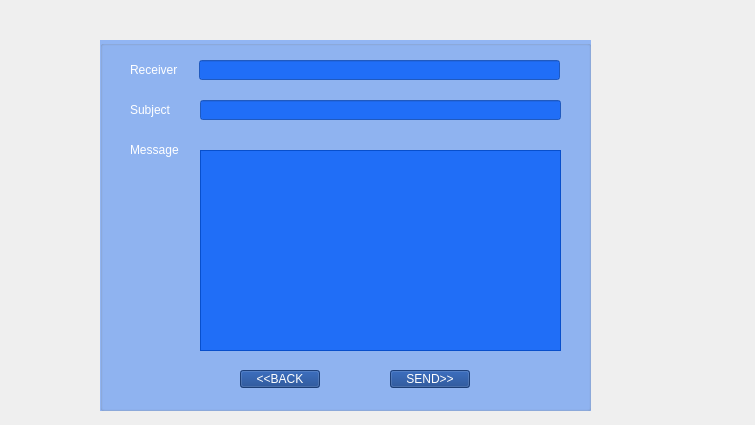
<?xml version="1.0" encoding="UTF-8"?>
<ui version="4.0">
 <class>Qsend</class>
 <widget class="QWidget" name="Qsend">
  <property name="geometry">
   <rect>
    <x>0</x>
    <y>0</y>
    <width>755</width>
    <height>425</height>
   </rect>
  </property>
  <property name="windowTitle">
   <string>Form</string>
  </property>
  <property name="styleSheet">
   <string notr="true">background-image: url(:/new/prefix1/1.jpg);</string>
  </property>
  <widget class="QGroupBox" name="sending">
   <property name="geometry">
    <rect>
     <x>100</x>
     <y>40</y>
     <width>491</width>
     <height>371</height>
    </rect>
   </property>
   <property name="styleSheet">
    <string notr="true">#sending{background-color: rgba(0, 93, 250, 100);}</string>
   </property>
   <property name="title">
    <string/>
   </property>
   <widget class="QLabel" name="label_5">
    <property name="geometry">
     <rect>
      <x>30</x>
      <y>10</y>
      <width>51</width>
      <height>41</height>
     </rect>
    </property>
    <property name="styleSheet">
     <string notr="true">font: 12pt &quot;Comic Sans MS&quot;;
color: rgb(255, 255, 255);</string>
    </property>
    <property name="text">
     <string>Receiver</string>
    </property>
    <property name="textFormat">
     <enum>Qt::RichText</enum>
    </property>
    <property name="scaledContents">
     <bool>false</bool>
    </property>
    <property name="wordWrap">
     <bool>false</bool>
    </property>
    <property name="openExternalLinks">
     <bool>false</bool>
    </property>
   </widget>
   <widget class="QLineEdit" name="to">
    <property name="geometry">
     <rect>
      <x>99</x>
      <y>20</y>
      <width>361</width>
      <height>20</height>
     </rect>
    </property>
    <property name="styleSheet">
     <string notr="true">background-color: rgba(1, 91, 249, 200);
color: rgb(255, 255, 255);</string>
    </property>
   </widget>
   <widget class="QLabel" name="label_6">
    <property name="geometry">
     <rect>
      <x>30</x>
      <y>50</y>
      <width>51</width>
      <height>41</height>
     </rect>
    </property>
    <property name="styleSheet">
     <string notr="true">font: 12pt &quot;Comic Sans MS&quot;;
color: rgb(255, 255, 255);</string>
    </property>
    <property name="text">
     <string>Subject</string>
    </property>
    <property name="textFormat">
     <enum>Qt::RichText</enum>
    </property>
    <property name="scaledContents">
     <bool>false</bool>
    </property>
    <property name="wordWrap">
     <bool>false</bool>
    </property>
    <property name="openExternalLinks">
     <bool>false</bool>
    </property>
   </widget>
   <widget class="QLabel" name="label_7">
    <property name="geometry">
     <rect>
      <x>30</x>
      <y>90</y>
      <width>51</width>
      <height>41</height>
     </rect>
    </property>
    <property name="styleSheet">
     <string notr="true">font: 12pt &quot;Comic Sans MS&quot;;
color: rgb(255, 255, 255);</string>
    </property>
    <property name="text">
     <string>Message</string>
    </property>
    <property name="textFormat">
     <enum>Qt::RichText</enum>
    </property>
    <property name="scaledContents">
     <bool>false</bool>
    </property>
    <property name="wordWrap">
     <bool>false</bool>
    </property>
    <property name="openExternalLinks">
     <bool>false</bool>
    </property>
   </widget>
   <widget class="QPushButton" name="sendButton">
    <property name="geometry">
     <rect>
      <x>290</x>
      <y>330</y>
      <width>80</width>
      <height>18</height>
     </rect>
    </property>
    <property name="styleSheet">
     <string notr="true">font: 700 9pt &quot;System&quot;;
background-color: rgba(12, 57, 134, 200);
color: rgb(255, 255, 255);</string>
    </property>
    <property name="text">
     <string>SEND&gt;&gt;</string>
    </property>
   </widget>
   <widget class="QLineEdit" name="subject">
    <property name="geometry">
     <rect>
      <x>100</x>
      <y>60</y>
      <width>361</width>
      <height>20</height>
     </rect>
    </property>
    <property name="styleSheet">
     <string notr="true">background-color: rgba(1, 91, 249, 200);
color: rgb(255, 255, 255);</string>
    </property>
   </widget>
   <widget class="QPushButton" name="backButton">
    <property name="geometry">
     <rect>
      <x>140</x>
      <y>330</y>
      <width>80</width>
      <height>18</height>
     </rect>
    </property>
    <property name="styleSheet">
     <string notr="true">font: 700 9pt &quot;System&quot;;
background-color: rgba(12, 57, 134, 200);
color: rgb(255, 255, 255);</string>
    </property>
    <property name="text">
     <string>&lt;&lt;BACK</string>
    </property>
   </widget>
   <widget class="QPlainTextEdit" name="body">
    <property name="geometry">
     <rect>
      <x>100</x>
      <y>110</y>
      <width>361</width>
      <height>201</height>
     </rect>
    </property>
    <property name="styleSheet">
     <string notr="true">background-color: rgba(1, 91, 249, 200);
color: rgb(255, 255, 255);</string>
    </property>
    <property name="plainText">
     <string/>
    </property>
   </widget>
  </widget>
 </widget>
 <resources/>
 <connections/>
</ui>
